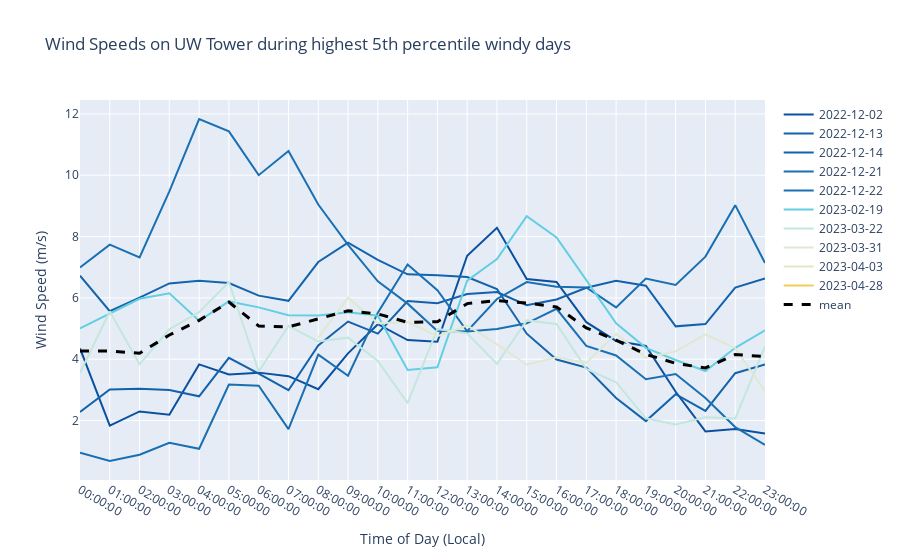

Notebook code cell kept with this figure:
### Code cell
# iterate through the dates and plot the wind speed at 10m on uw tower over the day. Color by the day of water year
fig = go.Figure()
for date in sail_1H_windy_wind_df.date.unique():
    # get the day of water year
    day_of_water_year = get_day_of_water_year(date)
    # get the data for the date
    df = sail_1H_windy_wind_df[sail_1H_windy_wind_df.date == date]
    # plot the data
    fig.add_trace(go.Scatter(
        x=df['time'], 
        y=df['wspd_arith_mean'],
        name=f"{date}",
        marker_color=color_dict[day_of_water_year],
        connectgaps=False
    ))
# add the mean line with a heavier lineweight
fig.add_trace(go.Scatter(
    x=sail_1H_windy_time_avg.index, 
    y=sail_1H_windy_time_avg.values,
    name=f"mean",
    marker_color='black',
    connectgaps=False,
    line=dict(dash='dash'),
    line_width=3
))
# update to show all hover data and not just the closest point
fig.update_layout(hovermode="x unified",
                  yaxis_title='Wind Speed (m/s)',
                    xaxis_title='Time of Day (Local)',
                    title='Wind Speeds on UW Tower during highest 5th percentile windy days',
)
fig

### Figure 1 — Plotly figure (JSON) as saved in the notebook; plotly's stock layout.template omitted (floating-point values rounded to 4 significant figures)
{"data": [{"connectgaps": false, "marker": {"color": "rgb(11, 80, 160)"}, "name": "2022-12-02", "type": "scatter", "x": ["00:00:00", "01:00:00", "02:00:00", "03:00:00", "04:00:00", "05:00:00", "06:00:00", "07:00:00", "08:00:00", "09:00:00", "10:00:00", "11:00:00", "12:00:00", "13:00:00", "14:00:00", "15:00:00", "16:00:00", "17:00:00", "18:00:00", "19:00:00", "20:00:00", "21:00:00", "22:00:00", "23:00:00"], "y": [4.353, 1.834, 2.297, 2.193, 3.831, 3.505, 3.563, 3.449, 3.021, 4.193, 5.141, 4.627, 4.568, 7.375, 8.287, 6.616, 6.518, 5.209, 4.597, 4.432, 2.94, 1.647, 1.725, 1.575]}, {"connectgaps": false, "marker": {"color": "rgb(19, 97, 172)"}, "name": "2022-12-13", "type": "scatter", "x": ["00:00:00", "01:00:00", "02:00:00", "03:00:00", "04:00:00", "05:00:00", "06:00:00", "07:00:00", "08:00:00", "09:00:00", "10:00:00", "11:00:00", "12:00:00", "13:00:00", "14:00:00", "15:00:00", "16:00:00", "17:00:00", "18:00:00", "19:00:00", "20:00:00", "21:00:00", "22:00:00", "23:00:00"], "y": [2.278, 3.016, 3.036, 2.998, 2.791, 4.048, 3.533, 2.989, 4.447, 5.228, 4.836, 5.898, 5.829, 6.126, 6.193, 5.765, 5.948, 6.329, 6.559, 6.396, 5.072, 5.145, 6.337, 6.63]}, {"connectgaps": false, "marker": {"color": "rgb(19, 99, 173)"}, "name": "2022-12-14", "type": "scatter", "x": ["00:00:00", "01:00:00", "02:00:00", "03:00:00", "04:00:00", "05:00:00", "06:00:00", "07:00:00", "08:00:00", "09:00:00", "10:00:00", "11:00:00", "12:00:00", "13:00:00", "14:00:00", "15:00:00", "16:00:00", "17:00:00", "18:00:00", "19:00:00", "20:00:00", "21:00:00", "22:00:00", "23:00:00"], "y": [6.724, 5.566, 6.011, 6.472, 6.556, 6.487, 6.073, 5.903, 7.17, 7.8, 7.243, 6.769, 6.735, 6.679, 6.29, 4.833, 3.988, 3.728, 2.735, 1.983, 2.858, 2.314, 3.544, 3.829]}, {"connectgaps": false, "marker": {"color": "rgb(25, 111, 178)"}, "name": "2022-12-21", "type": "scatter", "x": ["00:00:00", "01:00:00", "02:00:00", "03:00:00", "04:00:00", "05:00:00", "06:00:00", "07:00:00", "08:00:00", "09:00:00", "10:00:00", "11:00:00", "12:00:00", "13:00:00", "14:00:00", "15:00:00", "16:00:00", "17:00:00", "18:00:00", "19:00:00", "20:00:00", "21:00:00", "22:00:00", "23:00:00"], "y": [0.9479, 0.6815, 0.8851, 1.272, 1.081, 3.174, 3.136, 1.722, 4.15, 3.461, 5.519, 7.088, 6.252, 4.913, 5.966, 6.518, 6.366, 6.34, 5.692, 6.631, 6.422, 7.346, 9.025, 7.137]}, {"connectgaps": false, "marker": {"color": "rgb(26, 112, 178)"}, "name": "2022-12-22", "type": "scatter", "x": ["00:00:00", "01:00:00", "02:00:00", "03:00:00", "04:00:00", "05:00:00", "06:00:00", "07:00:00", "08:00:00", "09:00:00", "10:00:00", "11:00:00", "12:00:00", "13:00:00", "14:00:00", "15:00:00", "16:00:00", "17:00:00", "18:00:00", "19:00:00", "20:00:00", "21:00:00", "22:00:00", "23:00:00"], "y": [6.993, 7.738, 7.322, 9.476, 11.83, 11.43, 10.0, 10.79, 9.046, 7.732, 6.542, 5.813, 4.923, 4.906, 4.984, 5.171, 5.644, 4.436, 4.124, 3.347, 3.517, 2.737, 1.787, 1.206]}, {"connectgaps": false, "marker": {"color": "rgb(100, 206, 227)"}, "name": "2023-02-19", "type": "scatter", "x": ["00:00:00", "01:00:00", "02:00:00", "03:00:00", "04:00:00", "05:00:00", "06:00:00", "07:00:00", "08:00:00", "09:00:00", "10:00:00", "11:00:00", "12:00:00", "13:00:00", "14:00:00", "15:00:00", "16:00:00", "17:00:00", "18:00:00", "19:00:00", "20:00:00", "21:00:00", "22:00:00", "23:00:00"], "y": [5.01, 5.493, 5.97, 6.148, 5.255, 5.886, 5.692, 5.432, 5.425, 5.534, 5.417, 3.65, 3.739, 6.562, 7.268, 8.668, 7.975, 6.579, 5.169, 4.372, 3.973, 3.616, 4.373, 4.942]}, {"connectgaps": false, "marker": {"color": "rgb(196, 231, 221)"}, "name": "2023-03-22", "type": "scatter", "x": ["00:00:00", "01:00:00", "02:00:00", "03:00:00", "04:00:00", "05:00:00", "06:00:00", "07:00:00", "08:00:00", "09:00:00", "10:00:00", "11:00:00", "12:00:00", "13:00:00", "14:00:00", "15:00:00", "16:00:00", "17:00:00", "18:00:00", "19:00:00", "20:00:00", "21:00:00", "22:00:00", "23:00:00"], "y": [3.56, 5.557, 3.834, 4.978, 5.532, 6.517, 3.598, 5.087, 4.577, 4.704, 3.946, 2.568, 4.989, 4.841, 3.848, 5.265, 5.152, 3.684, 3.25, 2.074, 1.872, 2.11, 2.065, 4.422]}, {"connectgaps": false, "marker": {"color": "rgb(223, 233, 210)"}, "name": "2023-03-31", "type": "scatter", "x": ["00:00:00", "01:00:00", "02:00:00", "03:00:00", "04:00:00", "05:00:00", "06:00:00", "07:00:00", "08:00:00", "09:00:00", "10:00:00", "11:00:00", "12:00:00", "13:00:00", "14:00:00", "15:00:00", "16:00:00", "17:00:00", "18:00:00", "19:00:00", "20:00:00", "21:00:00", "22:00:00", "23:00:00"], "y": [null, null, null, null, null, null, null, null, 4.706, 6.006, 5.171, 5.211, 4.755, 5.102, 4.486, 3.82, 4.063, 3.876, 4.827, 4.047, 4.261, 4.809, 4.361, 2.954]}, {"connectgaps": false, "marker": {"color": "rgb(227, 231, 199)"}, "name": "2023-04-03", "type": "scatter", "x": ["00:00:00", "01:00:00", "02:00:00", "03:00:00", "04:00:00", "05:00:00", "06:00:00", "07:00:00", "08:00:00", "09:00:00", "10:00:00", "11:00:00", "12:00:00", "13:00:00", "14:00:00", "15:00:00", "16:00:00", "17:00:00", "18:00:00", "19:00:00", "20:00:00", "21:00:00", "22:00:00", "23:00:00"], "y": [null, null, null, null, null, null, null, null, null, null, null, null, null, null, null, null, null, null, null, null, null, null, null, null]}, {"connectgaps": false, "marker": {"color": "rgb(241, 205, 91)"}, "name": "2023-04-28", "type": "scatter", "x": ["00:00:00", "01:00:00", "02:00:00", "03:00:00", "04:00:00", "05:00:00", "06:00:00", "07:00:00", "08:00:00", "09:00:00", "10:00:00", "11:00:00", "12:00:00", "13:00:00", "14:00:00", "15:00:00", "16:00:00", "17:00:00", "18:00:00", "19:00:00", "20:00:00", "21:00:00", "22:00:00", "23:00:00"], "y": [null, null, null, null, null, null, null, null, null, null, null, null, null, null, null, null, null, null, null, null, null, null, null, null]}, {"connectgaps": false, "line": {"dash": "dash", "width": 3}, "marker": {"color": "black"}, "name": "mean", "type": "scatter", "x": ["00:00:00", "01:00:00", "02:00:00", "03:00:00", "04:00:00", "05:00:00", "06:00:00", "07:00:00", "08:00:00", "09:00:00", "10:00:00", "11:00:00", "12:00:00", "13:00:00", "14:00:00", "15:00:00", "16:00:00", "17:00:00", "18:00:00", "19:00:00", "20:00:00", "21:00:00", "22:00:00", "23:00:00"], "y": [4.267, 4.269, 4.194, 4.791, 5.269, 5.864, 5.086, 5.053, 5.318, 5.582, 5.477, 5.203, 5.224, 5.813, 5.915, 5.832, 5.707, 5.023, 4.619, 4.16, 3.864, 3.716, 4.152, 4.087]}], "layout": {"hovermode": "x unified", "title": {"text": "Wind Speeds on UW Tower during highest 5th percentile windy days"}, "xaxis": {"title": {"text": "Time of Day (Local)"}}, "yaxis": {"title": {"text": "Wind Speed (m/s)"}}}}
